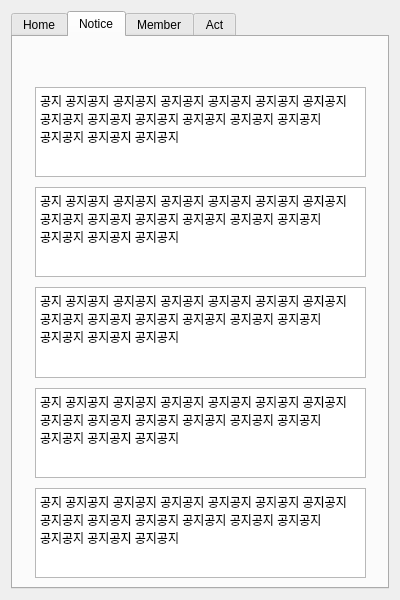
<?xml version="1.0" encoding="UTF-8"?>
<ui version="4.0">
 <class>groupAct</class>
 <widget class="QWidget" name="groupAct">
  <property name="geometry">
   <rect>
    <x>0</x>
    <y>0</y>
    <width>400</width>
    <height>600</height>
   </rect>
  </property>
  <property name="windowTitle">
   <string>groupact</string>
  </property>
  <layout class="QVBoxLayout" name="verticalLayout_3">
   <item>
    <widget class="QTabWidget" name="ddddd">
     <property name="whatsThis">
      <string>&lt;html&gt;&lt;head/&gt;&lt;body&gt;&lt;p&gt;&lt;br/&gt;&lt;/p&gt;&lt;/body&gt;&lt;/html&gt;</string>
     </property>
     <property name="tabPosition">
      <enum>QTabWidget::North</enum>
     </property>
     <property name="tabShape">
      <enum>QTabWidget::Rounded</enum>
     </property>
     <property name="currentIndex">
      <number>1</number>
     </property>
     <property name="elideMode">
      <enum>Qt::ElideLeft</enum>
     </property>
     <property name="usesScrollButtons">
      <bool>true</bool>
     </property>
     <property name="movable">
      <bool>false</bool>
     </property>
     <widget class="QWidget" name="tab">
      <attribute name="title">
       <string>Home</string>
      </attribute>
      <widget class="Line" name="line">
       <property name="geometry">
        <rect>
         <x>0</x>
         <y>270</y>
         <width>391</width>
         <height>20</height>
        </rect>
       </property>
       <property name="frameShadow">
        <enum>QFrame::Sunken</enum>
       </property>
       <property name="lineWidth">
        <number>5</number>
       </property>
       <property name="orientation">
        <enum>Qt::Horizontal</enum>
       </property>
      </widget>
      <widget class="QWidget" name="verticalLayoutWidget_2">
       <property name="geometry">
        <rect>
         <x>90</x>
         <y>300</y>
         <width>211</width>
         <height>261</height>
        </rect>
       </property>
       <layout class="QVBoxLayout" name="verticalLayout_2">
        <item>
         <widget class="QTextBrowser" name="textBrowser_7">
          <property name="html">
           <string>&lt;!DOCTYPE HTML PUBLIC &quot;-//W3C//DTD HTML 4.0//EN&quot; &quot;http://www.w3.org/TR/REC-html40/strict.dtd&quot;&gt;
&lt;html&gt;&lt;head&gt;&lt;meta name=&quot;qrichtext&quot; content=&quot;1&quot; /&gt;&lt;style type=&quot;text/css&quot;&gt;
p, li { white-space: pre-wrap; }
&lt;/style&gt;&lt;/head&gt;&lt;body style=&quot; font-family:'Gulim'; font-size:9pt; font-weight:400; font-style:normal;&quot;&gt;
&lt;p style=&quot; margin-top:0px; margin-bottom:0px; margin-left:0px; margin-right:0px; -qt-block-indent:0; text-indent:0px;&quot;&gt;최근 내역 최근 내역 최근 내역 최근 내역 최근 내역 최근 내역 최근 내역 최근 내역 최근 내역 최근 내역 최근 내역 최근 내역 &lt;/p&gt;&lt;/body&gt;&lt;/html&gt;</string>
          </property>
         </widget>
        </item>
        <item>
         <widget class="QTextBrowser" name="textBrowser_8">
          <property name="html">
           <string>&lt;!DOCTYPE HTML PUBLIC &quot;-//W3C//DTD HTML 4.0//EN&quot; &quot;http://www.w3.org/TR/REC-html40/strict.dtd&quot;&gt;
&lt;html&gt;&lt;head&gt;&lt;meta name=&quot;qrichtext&quot; content=&quot;1&quot; /&gt;&lt;style type=&quot;text/css&quot;&gt;
p, li { white-space: pre-wrap; }
&lt;/style&gt;&lt;/head&gt;&lt;body style=&quot; font-family:'Gulim'; font-size:9pt; font-weight:400; font-style:normal;&quot;&gt;
&lt;p style=&quot; margin-top:0px; margin-bottom:0px; margin-left:0px; margin-right:0px; -qt-block-indent:0; text-indent:0px;&quot;&gt;최근 내역 최근 내역 최근 내역 최근 내역 최근 내역 최근 내역 최근 내역 최근 내역 최근 내역 최근 내역 최근 내역 최근 내역 &lt;/p&gt;&lt;/body&gt;&lt;/html&gt;</string>
          </property>
         </widget>
        </item>
        <item>
         <widget class="QTextBrowser" name="textBrowser_9">
          <property name="html">
           <string>&lt;!DOCTYPE HTML PUBLIC &quot;-//W3C//DTD HTML 4.0//EN&quot; &quot;http://www.w3.org/TR/REC-html40/strict.dtd&quot;&gt;
&lt;html&gt;&lt;head&gt;&lt;meta name=&quot;qrichtext&quot; content=&quot;1&quot; /&gt;&lt;style type=&quot;text/css&quot;&gt;
p, li { white-space: pre-wrap; }
&lt;/style&gt;&lt;/head&gt;&lt;body style=&quot; font-family:'Gulim'; font-size:9pt; font-weight:400; font-style:normal;&quot;&gt;
&lt;p style=&quot; margin-top:0px; margin-bottom:0px; margin-left:0px; margin-right:0px; -qt-block-indent:0; text-indent:0px;&quot;&gt;최근 내역 최근 내역 최근 내역 최근 내역 최근 내역 최근 내역 최근 내역 최근 내역 최근 내역 최근 내역 최근 내역 최근 내역 &lt;/p&gt;
&lt;p style=&quot;-qt-paragraph-type:empty; margin-top:0px; margin-bottom:0px; margin-left:0px; margin-right:0px; -qt-block-indent:0; text-indent:0px;&quot;&gt;&lt;br /&gt;&lt;/p&gt;&lt;/body&gt;&lt;/html&gt;</string>
          </property>
         </widget>
        </item>
       </layout>
      </widget>
      <widget class="QLabel" name="label">
       <property name="geometry">
        <rect>
         <x>70</x>
         <y>30</y>
         <width>261</width>
         <height>161</height>
        </rect>
       </property>
       <property name="text">
        <string/>
       </property>
       <property name="pixmap">
        <pixmap>../../../seonbin/Desktop/e3xl.jpg</pixmap>
       </property>
       <property name="scaledContents">
        <bool>true</bool>
       </property>
      </widget>
      <widget class="QTextEdit" name="textEdit">
       <property name="geometry">
        <rect>
         <x>90</x>
         <y>200</y>
         <width>221</width>
         <height>51</height>
        </rect>
       </property>
      </widget>
      <widget class="QLabel" name="label_2">
       <property name="geometry">
        <rect>
         <x>10</x>
         <y>300</y>
         <width>56</width>
         <height>12</height>
        </rect>
       </property>
       <property name="font">
        <font>
         <weight>75</weight>
         <bold>true</bold>
        </font>
       </property>
       <property name="text">
        <string>최근 활동</string>
       </property>
      </widget>
      <widget class="QWidget" name="layoutWidget">
       <property name="geometry">
        <rect>
         <x>230</x>
         <y>250</y>
         <width>158</width>
         <height>25</height>
        </rect>
       </property>
       <layout class="QHBoxLayout" name="horizontalLayout_2">
        <item>
         <widget class="QPushButton" name="pushButton_2">
          <property name="text">
           <string>수정</string>
          </property>
         </widget>
        </item>
        <item>
         <widget class="QPushButton" name="pushButton_3">
          <property name="text">
           <string>저장</string>
          </property>
         </widget>
        </item>
       </layout>
      </widget>
     </widget>
     <widget class="QWidget" name="notice">
      <attribute name="title">
       <string>Notice</string>
      </attribute>
      <widget class="QWidget" name="verticalLayoutWidget">
       <property name="geometry">
        <rect>
         <x>22</x>
         <y>50</y>
         <width>331</width>
         <height>491</height>
        </rect>
       </property>
       <layout class="QVBoxLayout" name="verticalLayout">
        <property name="spacing">
         <number>10</number>
        </property>
        <item>
         <widget class="QTextEdit" name="textEdit">
          <property name="html">
           <string>&lt;!DOCTYPE HTML PUBLIC &quot;-//W3C//DTD HTML 4.0//EN&quot; &quot;http://www.w3.org/TR/REC-html40/strict.dtd&quot;&gt;
&lt;html&gt;&lt;head&gt;&lt;meta name=&quot;qrichtext&quot; content=&quot;1&quot; /&gt;&lt;style type=&quot;text/css&quot;&gt;
p, li { white-space: pre-wrap; }
&lt;/style&gt;&lt;/head&gt;&lt;body style=&quot; font-family:'Gulim'; font-size:9pt; font-weight:400; font-style:normal;&quot;&gt;
&lt;p style=&quot; margin-top:0px; margin-bottom:0px; margin-left:0px; margin-right:0px; -qt-block-indent:0; text-indent:0px;&quot;&gt;공지 공지공지 공지공지 공지공지 공지공지 공지공지 공지공지 공지공지 공지공지 공지공지 공지공지 공지공지 공지공지 공지공지 공지공지 공지공지 &lt;/p&gt;&lt;/body&gt;&lt;/html&gt;</string>
          </property>
          <property name="overwriteMode">
           <bool>true</bool>
          </property>
         </widget>
        </item>
        <item>
         <widget class="QTextBrowser" name="textBrowser_2">
          <property name="html">
           <string>&lt;!DOCTYPE HTML PUBLIC &quot;-//W3C//DTD HTML 4.0//EN&quot; &quot;http://www.w3.org/TR/REC-html40/strict.dtd&quot;&gt;
&lt;html&gt;&lt;head&gt;&lt;meta name=&quot;qrichtext&quot; content=&quot;1&quot; /&gt;&lt;style type=&quot;text/css&quot;&gt;
p, li { white-space: pre-wrap; }
&lt;/style&gt;&lt;/head&gt;&lt;body style=&quot; font-family:'Gulim'; font-size:9pt; font-weight:400; font-style:normal;&quot;&gt;
&lt;p style=&quot; margin-top:0px; margin-bottom:0px; margin-left:0px; margin-right:0px; -qt-block-indent:0; text-indent:0px;&quot;&gt;공지 공지공지 공지공지 공지공지 공지공지 공지공지 공지공지 공지공지 공지공지 공지공지 공지공지 공지공지 공지공지 공지공지 공지공지 공지공지 &lt;/p&gt;&lt;/body&gt;&lt;/html&gt;</string>
          </property>
         </widget>
        </item>
        <item>
         <widget class="QTextBrowser" name="textBrowser_4">
          <property name="html">
           <string>&lt;!DOCTYPE HTML PUBLIC &quot;-//W3C//DTD HTML 4.0//EN&quot; &quot;http://www.w3.org/TR/REC-html40/strict.dtd&quot;&gt;
&lt;html&gt;&lt;head&gt;&lt;meta name=&quot;qrichtext&quot; content=&quot;1&quot; /&gt;&lt;style type=&quot;text/css&quot;&gt;
p, li { white-space: pre-wrap; }
&lt;/style&gt;&lt;/head&gt;&lt;body style=&quot; font-family:'Gulim'; font-size:9pt; font-weight:400; font-style:normal;&quot;&gt;
&lt;p style=&quot; margin-top:0px; margin-bottom:0px; margin-left:0px; margin-right:0px; -qt-block-indent:0; text-indent:0px;&quot;&gt;공지 공지공지 공지공지 공지공지 공지공지 공지공지 공지공지 공지공지 공지공지 공지공지 공지공지 공지공지 공지공지 공지공지 공지공지 공지공지 &lt;/p&gt;&lt;/body&gt;&lt;/html&gt;</string>
          </property>
         </widget>
        </item>
        <item>
         <widget class="QTextBrowser" name="textBrowser_5">
          <property name="html">
           <string>&lt;!DOCTYPE HTML PUBLIC &quot;-//W3C//DTD HTML 4.0//EN&quot; &quot;http://www.w3.org/TR/REC-html40/strict.dtd&quot;&gt;
&lt;html&gt;&lt;head&gt;&lt;meta name=&quot;qrichtext&quot; content=&quot;1&quot; /&gt;&lt;style type=&quot;text/css&quot;&gt;
p, li { white-space: pre-wrap; }
&lt;/style&gt;&lt;/head&gt;&lt;body style=&quot; font-family:'Gulim'; font-size:9pt; font-weight:400; font-style:normal;&quot;&gt;
&lt;p style=&quot; margin-top:0px; margin-bottom:0px; margin-left:0px; margin-right:0px; -qt-block-indent:0; text-indent:0px;&quot;&gt;공지 공지공지 공지공지 공지공지 공지공지 공지공지 공지공지 공지공지 공지공지 공지공지 공지공지 공지공지 공지공지 공지공지 공지공지 공지공지 &lt;/p&gt;&lt;/body&gt;&lt;/html&gt;</string>
          </property>
         </widget>
        </item>
        <item>
         <widget class="QTextBrowser" name="textBrowser_3">
          <property name="html">
           <string>&lt;!DOCTYPE HTML PUBLIC &quot;-//W3C//DTD HTML 4.0//EN&quot; &quot;http://www.w3.org/TR/REC-html40/strict.dtd&quot;&gt;
&lt;html&gt;&lt;head&gt;&lt;meta name=&quot;qrichtext&quot; content=&quot;1&quot; /&gt;&lt;style type=&quot;text/css&quot;&gt;
p, li { white-space: pre-wrap; }
&lt;/style&gt;&lt;/head&gt;&lt;body style=&quot; font-family:'Gulim'; font-size:9pt; font-weight:400; font-style:normal;&quot;&gt;
&lt;p style=&quot; margin-top:0px; margin-bottom:0px; margin-left:0px; margin-right:0px; -qt-block-indent:0; text-indent:0px;&quot;&gt;공지 공지공지 공지공지 공지공지 공지공지 공지공지 공지공지 공지공지 공지공지 공지공지 공지공지 공지공지 공지공지 공지공지 공지공지 공지공지&lt;/p&gt;&lt;/body&gt;&lt;/html&gt;</string>
          </property>
         </widget>
        </item>
       </layout>
      </widget>
     </widget>
     <widget class="QWidget" name="member">
      <attribute name="title">
       <string>Member</string>
      </attribute>
      <widget class="QTableWidget" name="tableWidget">
       <property name="geometry">
        <rect>
         <x>12</x>
         <y>70</y>
         <width>351</width>
         <height>460</height>
        </rect>
       </property>
       <attribute name="horizontalHeaderDefaultSectionSize">
        <number>60</number>
       </attribute>
       <column>
        <property name="text">
         <string>ID</string>
        </property>
       </column>
       <column>
        <property name="text">
         <string>Name</string>
        </property>
       </column>
       <column>
        <property name="text">
         <string>Major</string>
        </property>
       </column>
       <column>
        <property name="text">
         <string>Sex</string>
        </property>
       </column>
       <column>
        <property name="text">
         <string>Birth</string>
        </property>
       </column>
       <column>
        <property name="text">
         <string>H.P</string>
        </property>
       </column>
      </widget>
      <widget class="QWidget" name="layoutWidget">
       <property name="geometry">
        <rect>
         <x>180</x>
         <y>30</y>
         <width>186</width>
         <height>26</height>
        </rect>
       </property>
       <layout class="QHBoxLayout" name="horizontalLayout">
        <item>
         <widget class="QLineEdit" name="lineEdit"/>
        </item>
        <item>
         <widget class="QPushButton" name="pushButton">
          <property name="text">
           <string/>
          </property>
          <property name="icon">
           <iconset>
            <normaloff>../../../seonbin/Desktop/tool_srch1.png</normaloff>../../../seonbin/Desktop/tool_srch1.png</iconset>
          </property>
         </widget>
        </item>
       </layout>
      </widget>
     </widget>
     <widget class="QWidget" name="Act">
      <attribute name="title">
       <string>Act</string>
      </attribute>
      <widget class="QWidget" name="layoutWidget">
       <property name="geometry">
        <rect>
         <x>30</x>
         <y>30</y>
         <width>321</width>
         <height>501</height>
        </rect>
       </property>
       <layout class="QVBoxLayout" name="verticalLayout_4">
        <item>
         <widget class="QListWidget" name="listWidget">
          <property name="font">
           <font>
            <pointsize>28</pointsize>
           </font>
          </property>
          <property name="autoFillBackground">
           <bool>true</bool>
          </property>
          <property name="frameShape">
           <enum>QFrame::StyledPanel</enum>
          </property>
          <property name="frameShadow">
           <enum>QFrame::Sunken</enum>
          </property>
          <property name="midLineWidth">
           <number>0</number>
          </property>
          <property name="tabKeyNavigation">
           <bool>true</bool>
          </property>
          <property name="iconSize">
           <size>
            <width>0</width>
            <height>0</height>
           </size>
          </property>
          <property name="textElideMode">
           <enum>Qt::ElideLeft</enum>
          </property>
          <property name="movement">
           <enum>QListView::Static</enum>
          </property>
          <property name="flow">
           <enum>QListView::TopToBottom</enum>
          </property>
          <property name="isWrapping" stdset="0">
           <bool>false</bool>
          </property>
          <property name="resizeMode">
           <enum>QListView::Fixed</enum>
          </property>
          <property name="layoutMode">
           <enum>QListView::SinglePass</enum>
          </property>
          <property name="spacing">
           <number>1</number>
          </property>
          <property name="viewMode">
           <enum>QListView::ListMode</enum>
          </property>
          <property name="modelColumn">
           <number>0</number>
          </property>
          <property name="uniformItemSizes">
           <bool>false</bool>
          </property>
          <item>
           <property name="text">
            <string>+</string>
           </property>
           <property name="textAlignment">
            <set>AlignHCenter|AlignVCenter|AlignCenter</set>
           </property>
           <property name="background">
            <brush brushstyle="SolidPattern">
             <color alpha="255">
              <red>190</red>
              <green>230</green>
              <blue>255</blue>
             </color>
            </brush>
           </property>
           <property name="foreground">
            <brush brushstyle="NoBrush">
             <color alpha="255">
              <red>0</red>
              <green>0</green>
              <blue>0</blue>
             </color>
            </brush>
           </property>
          </item>
          <item>
           <property name="text">
            <string>Act 1</string>
           </property>
           <property name="textAlignment">
            <set>AlignHCenter|AlignVCenter|AlignCenter</set>
           </property>
          </item>
          <item>
           <property name="text">
            <string>Act 2</string>
           </property>
           <property name="textAlignment">
            <set>AlignHCenter|AlignVCenter|AlignCenter</set>
           </property>
           <property name="background">
            <brush brushstyle="SolidPattern">
             <color alpha="255">
              <red>190</red>
              <green>230</green>
              <blue>255</blue>
             </color>
            </brush>
           </property>
          </item>
         </widget>
        </item>
       </layout>
      </widget>
     </widget>
    </widget>
   </item>
  </layout>
 </widget>
 <resources/>
 <connections>
  <connection>
   <sender>pushButton_2</sender>
   <signal>clicked()</signal>
   <receiver>textEdit</receiver>
   <slot>setFocus()</slot>
   <hints>
    <hint type="sourcelabel">
     <x>260</x>
     <y>292</y>
    </hint>
    <hint type="destinationlabel">
     <x>211</x>
     <y>255</y>
    </hint>
   </hints>
  </connection>
  <connection>
   <sender>pushButton_3</sender>
   <signal>clicked()</signal>
   <receiver>textEdit</receiver>
   <slot>update()</slot>
   <hints>
    <hint type="sourcelabel">
     <x>302</x>
     <y>292</y>
    </hint>
    <hint type="destinationlabel">
     <x>211</x>
     <y>255</y>
    </hint>
   </hints>
  </connection>
 </connections>
</ui>
